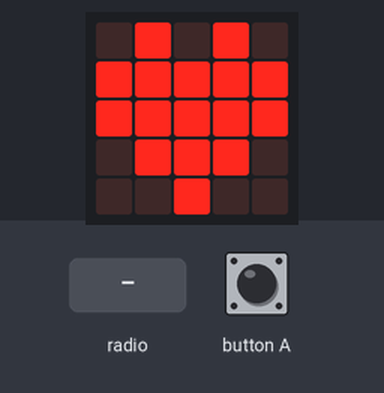
The program below on a simulated BBC micro:bit (MakeCode). On the bench: the board's 5×5 LED display. The inputs (shaded band) are chosen by the test bench. No radio messages arrive unless stated (any console line starting 'radio sent:' is added by the test bench); what the program prints to the serial console is not drawn.

Above: at 0.1 s.
At 1.8 s:
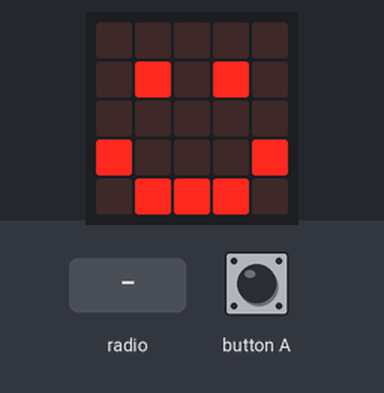
1.9 s: radio message "aanval=100" arrives
At 3.6 s:
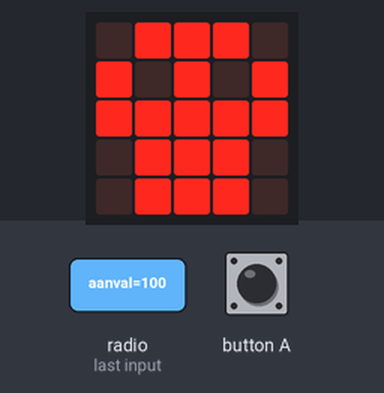
3.9 s: button A pressed for 0.15 s
Timing chart, 0 to 6.9 s (numbered marks = the images above; inputs shaded):
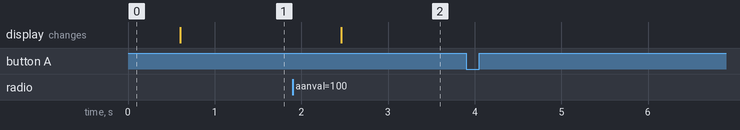

Measured:
- after the input at 1.9 s, the display: changes after 0.56 s (image 2)
- after the input at 3.9 s, every drawn part: stays the same

The program:

main.ts
```typescript
input.onButtonPressed(Button.A, function () {
    radio.sendValue("aanval", 30)
})
radio.onReceivedString(function (receivedString) {
    basic.showString(receivedString)
})
radio.onReceivedValue(function (name, value) {
    if (HP > 0) {
        HP += 0 - value
    }
})
let HP = 0
basic.showIcon(IconNames.Heart)
HP = 90
radio.setGroup(1)
radio.setTransmitPower(1)
basic.forever(function () {
    if (HP >= 60) {
        basic.showIcon(IconNames.Happy)
    } else if (HP >= 40 && HP < 60) {
        basic.showIcon(IconNames.Asleep)
    } else if (HP >= 10 && HP < 40) {
        basic.showIcon(IconNames.Sad)
    } else {
        basic.showIcon(IconNames.Skull)
    }
})
```

test.ts
```typescript
// tests gaan hier; deze zal niet worden gecompileerd wanneer dit pakket wordt gebruikt als extensie.
```
